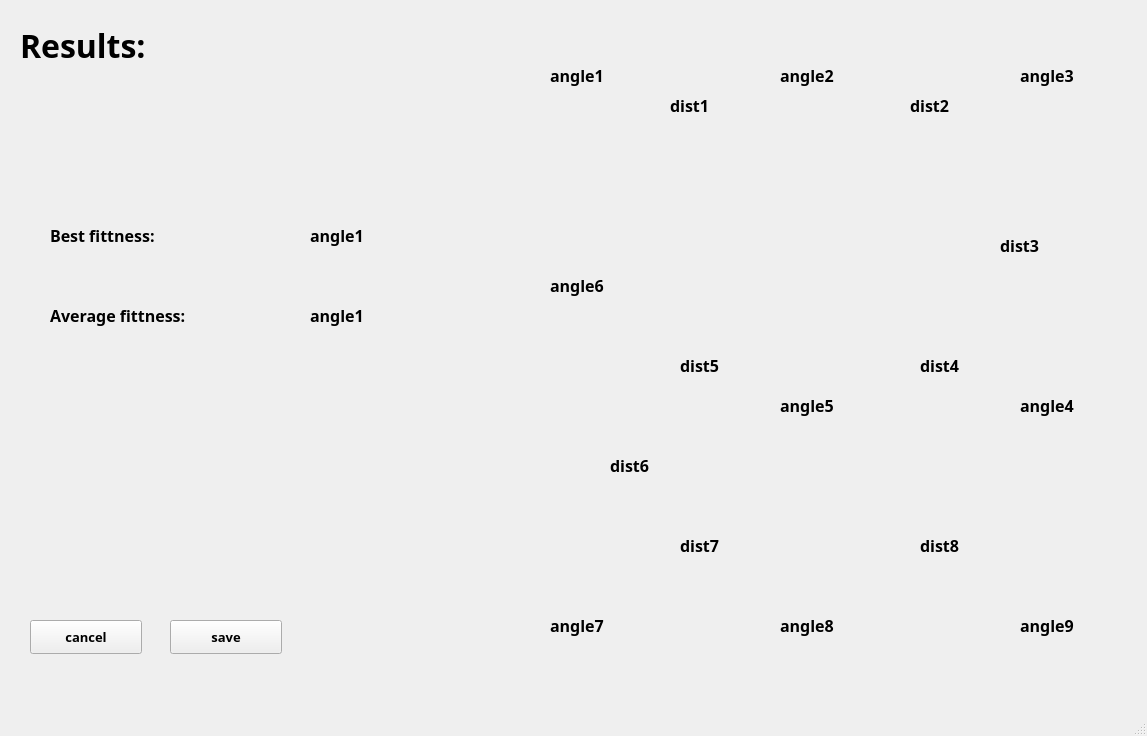
<?xml version="1.0" encoding="UTF-8"?>
<ui version="4.0">
 <class>MainWindow</class>
 <widget class="QMainWindow" name="MainWindow">
  <property name="geometry">
   <rect>
    <x>0</x>
    <y>0</y>
    <width>1147</width>
    <height>736</height>
   </rect>
  </property>
  <property name="windowTitle">
   <string>MainWindow</string>
  </property>
  <widget class="QWidget" name="centralwidget">
   <widget class="QLabel" name="label">
    <property name="geometry">
     <rect>
      <x>540</x>
      <y>90</y>
      <width>631</width>
      <height>521</height>
     </rect>
    </property>
    <property name="text">
     <string/>
    </property>
    <property name="pixmap">
     <pixmap>cell9.png</pixmap>
    </property>
   </widget>
   <widget class="QPushButton" name="save_BTN">
    <property name="geometry">
     <rect>
      <x>170</x>
      <y>620</y>
      <width>112</width>
      <height>34</height>
     </rect>
    </property>
    <property name="font">
     <font>
      <family>Hadassah Friedlaender</family>
      <pointsize>10</pointsize>
      <weight>75</weight>
      <bold>true</bold>
     </font>
    </property>
    <property name="text">
     <string>save</string>
    </property>
   </widget>
   <widget class="QPushButton" name="cancel_BTN">
    <property name="geometry">
     <rect>
      <x>30</x>
      <y>620</y>
      <width>112</width>
      <height>34</height>
     </rect>
    </property>
    <property name="font">
     <font>
      <family>Hadassah Friedlaender</family>
      <pointsize>10</pointsize>
      <weight>75</weight>
      <bold>true</bold>
     </font>
    </property>
    <property name="text">
     <string>cancel</string>
    </property>
   </widget>
   <widget class="QLabel" name="label_15">
    <property name="geometry">
     <rect>
      <x>20</x>
      <y>10</y>
      <width>231</width>
      <height>71</height>
     </rect>
    </property>
    <property name="font">
     <font>
      <family>Hadassah Friedlaender</family>
      <pointsize>24</pointsize>
      <weight>75</weight>
      <bold>true</bold>
     </font>
    </property>
    <property name="text">
     <string>Results:</string>
    </property>
   </widget>
   <widget class="QLabel" name="label_16">
    <property name="geometry">
     <rect>
      <x>50</x>
      <y>200</y>
      <width>231</width>
      <height>71</height>
     </rect>
    </property>
    <property name="font">
     <font>
      <family>Hadassah Friedlaender</family>
      <pointsize>12</pointsize>
      <weight>75</weight>
      <bold>true</bold>
     </font>
    </property>
    <property name="text">
     <string>Best fittness:</string>
    </property>
   </widget>
   <widget class="QLabel" name="label_17">
    <property name="geometry">
     <rect>
      <x>50</x>
      <y>280</y>
      <width>231</width>
      <height>71</height>
     </rect>
    </property>
    <property name="font">
     <font>
      <family>Hadassah Friedlaender</family>
      <pointsize>12</pointsize>
      <weight>75</weight>
      <bold>true</bold>
     </font>
    </property>
    <property name="text">
     <string>Average fittness:</string>
    </property>
   </widget>
   <widget class="QLabel" name="angle1_LB">
    <property name="geometry">
     <rect>
      <x>550</x>
      <y>40</y>
      <width>81</width>
      <height>71</height>
     </rect>
    </property>
    <property name="font">
     <font>
      <family>Hadassah Friedlaender</family>
      <pointsize>12</pointsize>
      <weight>75</weight>
      <bold>true</bold>
     </font>
    </property>
    <property name="text">
     <string>angle1</string>
    </property>
   </widget>
   <widget class="QLabel" name="angle2_LB">
    <property name="geometry">
     <rect>
      <x>780</x>
      <y>40</y>
      <width>81</width>
      <height>71</height>
     </rect>
    </property>
    <property name="font">
     <font>
      <family>Hadassah Friedlaender</family>
      <pointsize>12</pointsize>
      <weight>75</weight>
      <bold>true</bold>
     </font>
    </property>
    <property name="text">
     <string>angle2</string>
    </property>
   </widget>
   <widget class="QLabel" name="angle3_LB">
    <property name="geometry">
     <rect>
      <x>1020</x>
      <y>40</y>
      <width>81</width>
      <height>71</height>
     </rect>
    </property>
    <property name="font">
     <font>
      <family>Hadassah Friedlaender</family>
      <pointsize>12</pointsize>
      <weight>75</weight>
      <bold>true</bold>
     </font>
    </property>
    <property name="text">
     <string>angle3</string>
    </property>
   </widget>
   <widget class="QLabel" name="angle4_LB">
    <property name="geometry">
     <rect>
      <x>1020</x>
      <y>370</y>
      <width>81</width>
      <height>71</height>
     </rect>
    </property>
    <property name="font">
     <font>
      <family>Hadassah Friedlaender</family>
      <pointsize>12</pointsize>
      <weight>75</weight>
      <bold>true</bold>
     </font>
    </property>
    <property name="text">
     <string>angle4</string>
    </property>
   </widget>
   <widget class="QLabel" name="angle5_LB">
    <property name="geometry">
     <rect>
      <x>780</x>
      <y>370</y>
      <width>81</width>
      <height>71</height>
     </rect>
    </property>
    <property name="font">
     <font>
      <family>Hadassah Friedlaender</family>
      <pointsize>12</pointsize>
      <weight>75</weight>
      <bold>true</bold>
     </font>
    </property>
    <property name="text">
     <string>angle5</string>
    </property>
   </widget>
   <widget class="QLabel" name="angle6_LB">
    <property name="geometry">
     <rect>
      <x>550</x>
      <y>250</y>
      <width>81</width>
      <height>71</height>
     </rect>
    </property>
    <property name="font">
     <font>
      <family>Hadassah Friedlaender</family>
      <pointsize>12</pointsize>
      <weight>75</weight>
      <bold>true</bold>
     </font>
    </property>
    <property name="text">
     <string>angle6</string>
    </property>
   </widget>
   <widget class="QLabel" name="angle7_LB">
    <property name="geometry">
     <rect>
      <x>550</x>
      <y>590</y>
      <width>81</width>
      <height>71</height>
     </rect>
    </property>
    <property name="font">
     <font>
      <family>Hadassah Friedlaender</family>
      <pointsize>12</pointsize>
      <weight>75</weight>
      <bold>true</bold>
     </font>
    </property>
    <property name="text">
     <string>angle7</string>
    </property>
   </widget>
   <widget class="QLabel" name="angle8_LB">
    <property name="geometry">
     <rect>
      <x>780</x>
      <y>590</y>
      <width>81</width>
      <height>71</height>
     </rect>
    </property>
    <property name="font">
     <font>
      <family>Hadassah Friedlaender</family>
      <pointsize>12</pointsize>
      <weight>75</weight>
      <bold>true</bold>
     </font>
    </property>
    <property name="text">
     <string>angle8</string>
    </property>
   </widget>
   <widget class="QLabel" name="angle9_LB">
    <property name="geometry">
     <rect>
      <x>1020</x>
      <y>590</y>
      <width>81</width>
      <height>71</height>
     </rect>
    </property>
    <property name="font">
     <font>
      <family>Hadassah Friedlaender</family>
      <pointsize>12</pointsize>
      <weight>75</weight>
      <bold>true</bold>
     </font>
    </property>
    <property name="text">
     <string>angle9</string>
    </property>
   </widget>
   <widget class="QLabel" name="dist1_LB">
    <property name="geometry">
     <rect>
      <x>670</x>
      <y>70</y>
      <width>81</width>
      <height>71</height>
     </rect>
    </property>
    <property name="font">
     <font>
      <family>Hadassah Friedlaender</family>
      <pointsize>12</pointsize>
      <weight>75</weight>
      <bold>true</bold>
     </font>
    </property>
    <property name="text">
     <string>dist1</string>
    </property>
   </widget>
   <widget class="QLabel" name="dist2_LB">
    <property name="geometry">
     <rect>
      <x>910</x>
      <y>70</y>
      <width>81</width>
      <height>71</height>
     </rect>
    </property>
    <property name="font">
     <font>
      <family>Hadassah Friedlaender</family>
      <pointsize>12</pointsize>
      <weight>75</weight>
      <bold>true</bold>
     </font>
    </property>
    <property name="text">
     <string>dist2</string>
    </property>
   </widget>
   <widget class="QLabel" name="dist4_LB">
    <property name="geometry">
     <rect>
      <x>920</x>
      <y>330</y>
      <width>81</width>
      <height>71</height>
     </rect>
    </property>
    <property name="font">
     <font>
      <family>Hadassah Friedlaender</family>
      <pointsize>12</pointsize>
      <weight>75</weight>
      <bold>true</bold>
     </font>
    </property>
    <property name="text">
     <string>dist4</string>
    </property>
   </widget>
   <widget class="QLabel" name="dist5_LB">
    <property name="geometry">
     <rect>
      <x>680</x>
      <y>330</y>
      <width>81</width>
      <height>71</height>
     </rect>
    </property>
    <property name="font">
     <font>
      <family>Hadassah Friedlaender</family>
      <pointsize>12</pointsize>
      <weight>75</weight>
      <bold>true</bold>
     </font>
    </property>
    <property name="text">
     <string>dist5</string>
    </property>
   </widget>
   <widget class="QLabel" name="dist3_LB">
    <property name="geometry">
     <rect>
      <x>1000</x>
      <y>210</y>
      <width>81</width>
      <height>71</height>
     </rect>
    </property>
    <property name="font">
     <font>
      <family>Hadassah Friedlaender</family>
      <pointsize>12</pointsize>
      <weight>75</weight>
      <bold>true</bold>
     </font>
    </property>
    <property name="text">
     <string>dist3</string>
    </property>
   </widget>
   <widget class="QLabel" name="dist6_LB">
    <property name="geometry">
     <rect>
      <x>610</x>
      <y>430</y>
      <width>81</width>
      <height>71</height>
     </rect>
    </property>
    <property name="font">
     <font>
      <family>Hadassah Friedlaender</family>
      <pointsize>12</pointsize>
      <weight>75</weight>
      <bold>true</bold>
     </font>
    </property>
    <property name="text">
     <string>dist6</string>
    </property>
   </widget>
   <widget class="QLabel" name="dist7_LB">
    <property name="geometry">
     <rect>
      <x>680</x>
      <y>510</y>
      <width>81</width>
      <height>71</height>
     </rect>
    </property>
    <property name="font">
     <font>
      <family>Hadassah Friedlaender</family>
      <pointsize>12</pointsize>
      <weight>75</weight>
      <bold>true</bold>
     </font>
    </property>
    <property name="text">
     <string>dist7</string>
    </property>
   </widget>
   <widget class="QLabel" name="dist8_LB">
    <property name="geometry">
     <rect>
      <x>920</x>
      <y>510</y>
      <width>81</width>
      <height>71</height>
     </rect>
    </property>
    <property name="font">
     <font>
      <family>Hadassah Friedlaender</family>
      <pointsize>12</pointsize>
      <weight>75</weight>
      <bold>true</bold>
     </font>
    </property>
    <property name="text">
     <string>dist8</string>
    </property>
   </widget>
   <widget class="QLabel" name="angle1_LB_2">
    <property name="geometry">
     <rect>
      <x>310</x>
      <y>200</y>
      <width>81</width>
      <height>71</height>
     </rect>
    </property>
    <property name="font">
     <font>
      <family>Hadassah Friedlaender</family>
      <pointsize>12</pointsize>
      <weight>75</weight>
      <bold>true</bold>
     </font>
    </property>
    <property name="text">
     <string>angle1</string>
    </property>
   </widget>
   <widget class="QLabel" name="angle1_LB_3">
    <property name="geometry">
     <rect>
      <x>310</x>
      <y>280</y>
      <width>81</width>
      <height>71</height>
     </rect>
    </property>
    <property name="font">
     <font>
      <family>Hadassah Friedlaender</family>
      <pointsize>12</pointsize>
      <weight>75</weight>
      <bold>true</bold>
     </font>
    </property>
    <property name="text">
     <string>angle1</string>
    </property>
   </widget>
  </widget>
  <widget class="QMenuBar" name="menubar">
   <property name="geometry">
    <rect>
     <x>0</x>
     <y>0</y>
     <width>1147</width>
     <height>31</height>
    </rect>
   </property>
  </widget>
  <widget class="QStatusBar" name="statusbar"/>
 </widget>
 <resources>
  <include location="D:/Users/shuhe/Desktop/שחר/לימודים/פרויקט סוף/חלק א/מאמרים/cell9.qrc"/>
 </resources>
 <connections/>
</ui>
